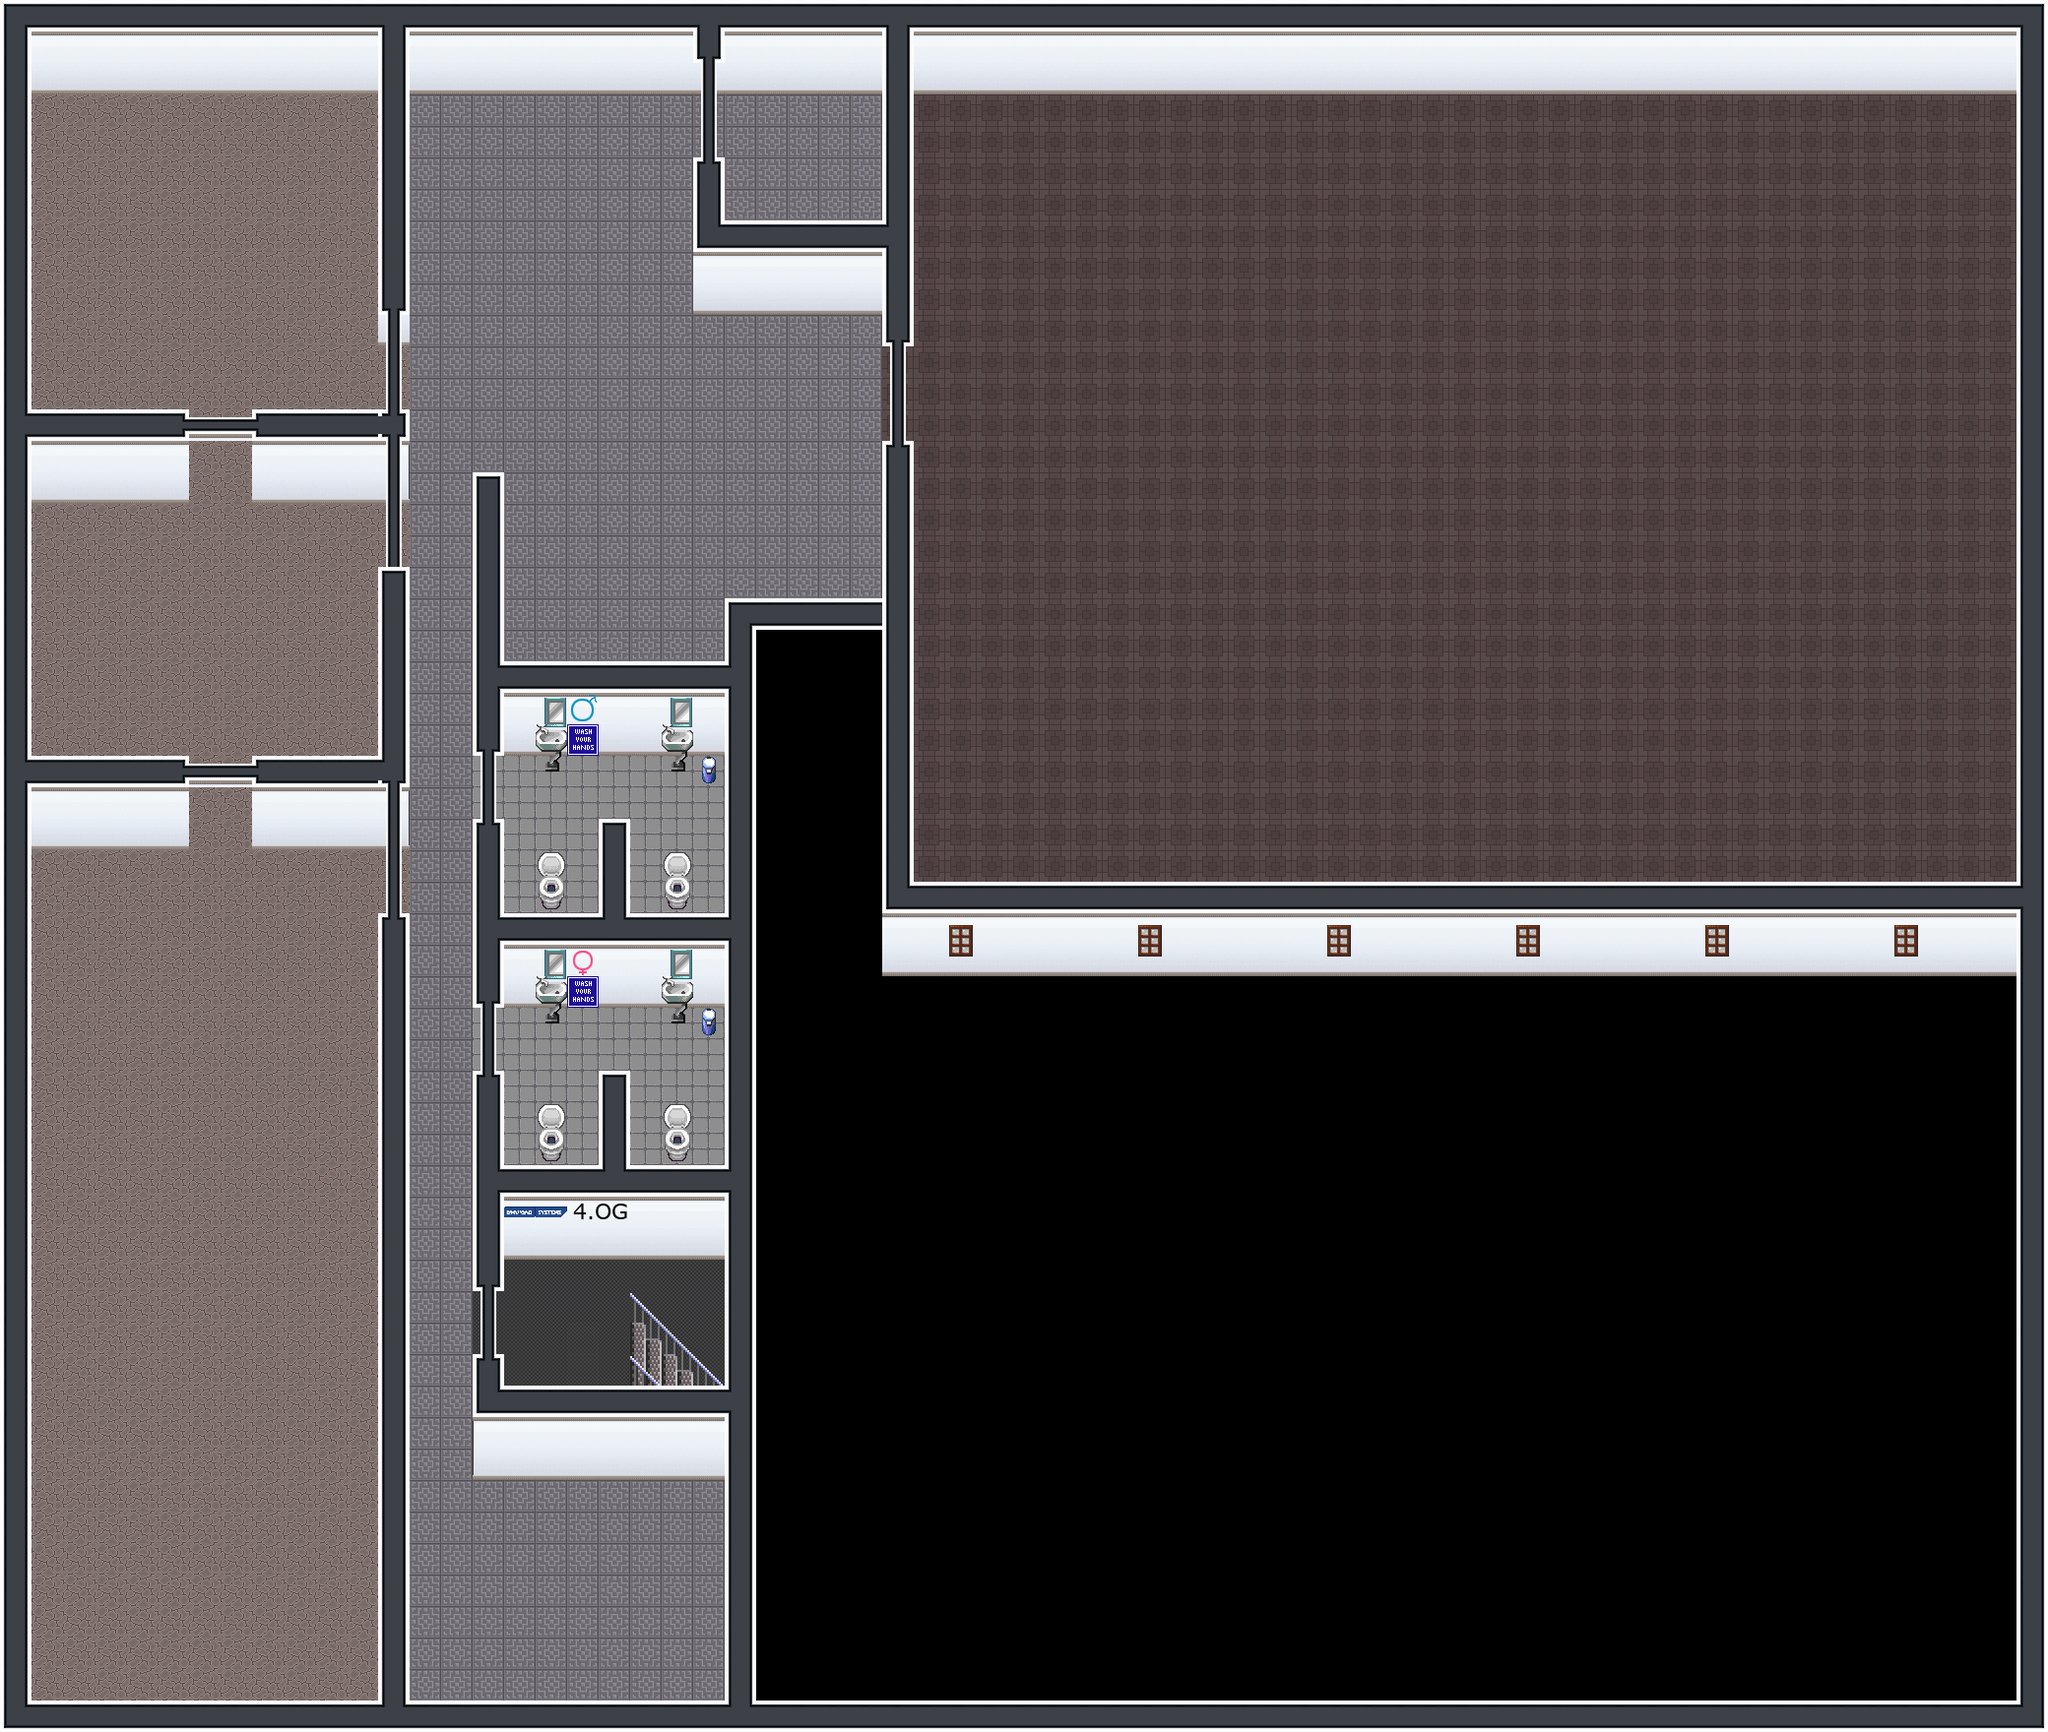

Rendered tile map (Tiled .tmx) drawn with the repository's tilesets; below, a short description and the map source with its tile grids summarised:
An orthogonal 65x55 tile map with 32x32 px tiles, 8 tile layers (Collisions, exit-etage3, start-etage3, bottom, ...), 16 tilesets.

<map version="1.5" tiledversion="1.6.0" orientation="orthogonal" renderorder="right-down" width="65" height="55" tilewidth="32" tileheight="32" infinite="0" nextlayerid="24" nextobjectid="1">
 <properties>
  <property name="script" value="https://jonnytest1.github.io/workadventuremap/scripts/index.js?url=./user-update.js" />
 </properties>
 <tileset firstgid="1" name="walls2" tilewidth="32" tileheight="32" tilecount="256" columns="16">
  <image source="../walls2.png" width="512" height="512" />
  <tile id="102">
   <properties>
    <property name="collides" type="bool" value="true" />
   </properties>
  </tile>
  <tile id="103">
   <properties>
    <property name="collides" type="bool" value="true" />
   </properties>
  </tile>
  <tile id="118">
   <properties>
    <property name="collides" type="bool" value="true" />
   </properties>
  </tile>
  <tile id="119">
   <properties>
    <property name="collides" type="bool" value="true" />
   </properties>
  </tile>
  <tile id="134">
   <properties>
    <property name="collides" type="bool" value="true" />
   </properties>
  </tile>
  <tile id="135">
   <properties>
    <property name="collides" type="bool" value="true" />
   </properties>
  </tile>
  <tile id="151">
   <properties>
    <property name="collides" type="bool" value="true" />
   </properties>
  </tile>
  <tile id="176">
   <properties>
    <property name="collides" type="bool" value="true" />
   </properties>
  </tile>
  <tile id="177">
   <properties>
    <property name="collides" type="bool" value="true" />
   </properties>
  </tile>
  <tile id="178">
   <properties>
    <property name="collides" type="bool" value="true" />
   </properties>
  </tile>
  <tile id="179">
   <properties>
    <property name="collides" type="bool" value="true" />
   </properties>
  </tile>
  <tile id="180">
   <properties>
    <property name="collides" type="bool" value="true" />
   </properties>
  </tile>
  <tile id="181">
   <properties>
    <property name="collides" type="bool" value="true" />
   </properties>
  </tile>
  <tile id="182">
   <properties>
    <property name="collides" type="bool" value="true" />
   </properties>
  </tile>
  <tile id="183">
   <properties>
    <property name="collides" type="bool" value="true" />
   </properties>
  </tile>
  <tile id="192">
   <properties>
    <property name="collides" type="bool" value="true" />
   </properties>
  </tile>
  <tile id="193">
   <properties>
    <property name="collides" type="bool" value="true" />
   </properties>
  </tile>
  <tile id="194">
   <properties>
    <property name="collides" type="bool" value="true" />
   </properties>
  </tile>
  <tile id="195">
   <properties>
    <property name="collides" type="bool" value="true" />
   </properties>
  </tile>
  <tile id="196">
   <properties>
    <property name="collides" type="bool" value="true" />
   </properties>
  </tile>
  <tile id="197">
   <properties>
    <property name="collides" type="bool" value="true" />
   </properties>
  </tile>
  <tile id="198">
   <properties>
    <property name="collides" type="bool" value="true" />
   </properties>
  </tile>
  <tile id="199">
   <properties>
    <property name="collides" type="bool" value="true" />
   </properties>
  </tile>
  <tile id="200">
   <properties>
    <property name="collides" type="bool" value="true" />
   </properties>
  </tile>
  <tile id="201">
   <properties>
    <property name="collides" type="bool" value="true" />
   </properties>
  </tile>
  <tile id="208">
   <properties>
    <property name="collides" type="bool" value="true" />
   </properties>
  </tile>
  <tile id="209">
   <properties>
    <property name="collides" type="bool" value="true" />
   </properties>
  </tile>
  <tile id="210">
   <properties>
    <property name="collides" type="bool" value="true" />
   </properties>
  </tile>
  <tile id="211">
   <properties>
    <property name="collides" type="bool" value="true" />
   </properties>
  </tile>
  <tile id="212">
   <properties>
    <property name="collides" type="bool" value="true" />
   </properties>
  </tile>
  <tile id="213">
   <properties>
    <property name="collides" type="bool" value="true" />
   </properties>
  </tile>
  <tile id="214">
   <properties>
    <property name="collides" type="bool" value="true" />
   </properties>
  </tile>
  <tile id="215">
   <properties>
    <property name="collides" type="bool" value="true" />
   </properties>
  </tile>
  <tile id="216">
   <properties>
    <property name="collides" type="bool" value="true" />
   </properties>
  </tile>
  <tile id="217">
   <properties>
    <property name="collides" type="bool" value="true" />
   </properties>
  </tile>
  <tile id="224">
   <properties>
    <property name="collides" type="bool" value="true" />
   </properties>
  </tile>
  <tile id="225">
   <properties>
    <property name="collides" type="bool" value="true" />
   </properties>
  </tile>
  <tile id="226">
   <properties>
    <property name="collides" type="bool" value="true" />
   </properties>
  </tile>
  <tile id="227">
   <properties>
    <property name="collides" type="bool" value="true" />
   </properties>
  </tile>
  <tile id="228">
   <properties>
    <property name="collides" type="bool" value="true" />
   </properties>
  </tile>
  <tile id="229">
   <properties>
    <property name="collides" type="bool" value="true" />
   </properties>
  </tile>
  <tile id="230">
   <properties>
    <property name="collides" type="bool" value="true" />
   </properties>
  </tile>
  <tile id="231">
   <properties>
    <property name="collides" type="bool" value="true" />
   </properties>
  </tile>
  <tile id="232">
   <properties>
    <property name="collides" type="bool" value="true" />
   </properties>
  </tile>
  <tile id="233">
   <properties>
    <property name="collides" type="bool" value="true" />
   </properties>
  </tile>
  <tile id="240">
   <properties>
    <property name="collides" type="bool" value="true" />
   </properties>
  </tile>
  <tile id="241">
   <properties>
    <property name="collides" type="bool" value="true" />
   </properties>
  </tile>
  <tile id="242">
   <properties>
    <property name="collides" type="bool" value="true" />
   </properties>
  </tile>
  <tile id="243">
   <properties>
    <property name="collides" type="bool" value="true" />
   </properties>
  </tile>
  <tile id="244">
   <properties>
    <property name="collides" type="bool" value="true" />
   </properties>
  </tile>
  <tile id="245">
   <properties>
    <property name="collides" type="bool" value="true" />
   </properties>
  </tile>
  <tile id="246">
   <properties>
    <property name="collides" type="bool" value="true" />
   </properties>
  </tile>
  <tile id="247">
   <properties>
    <property name="collides" type="bool" value="true" />
   </properties>
  </tile>
  <tile id="248">
   <properties>
    <property name="collides" type="bool" value="true" />
   </properties>
  </tile>
  <tile id="249">
   <properties>
    <property name="collides" type="bool" value="true" />
   </properties>
  </tile>
 </tileset>
 <tileset firstgid="257" name="collision" tilewidth="32" tileheight="32" tilecount="1" columns="1">
  <image source="../collision.png" width="32" height="32" />
  <tile id="0">
   <properties>
    <property name="collides" type="bool" value="true" />
   </properties>
  </tile>
 </tileset>
 <tileset firstgid="258" name="mapUtilities" tilewidth="32" tileheight="32" tilecount="9" columns="9">
  <image source="../tiles_png/community/cert/imgs/tilesheets/mapUtilities.png" width="288" height="32" />
 </tileset>
 <tileset firstgid="267" name="collison3" tilewidth="32" tileheight="32" tilecount="1" columns="1">
  <image source="../collison3.png" width="32" height="32" />
  <tile id="0">
   <properties>
    <property name="collides" type="bool" value="true" />
   </properties>
  </tile>
 </tileset>
 <tileset firstgid="268" name="collison5" tilewidth="32" tileheight="32" tilecount="1" columns="1">
  <image source="../collison5.png" width="32" height="32" />
  <tile id="0">
   <properties>
    <property name="collides" type="bool" value="true" />
   </properties>
  </tile>
 </tileset>
 <tileset firstgid="269" name="collison6" tilewidth="32" tileheight="32" tilecount="1" columns="1">
  <image source="../collison6.png" width="32" height="32" />
  <tile id="0">
   <properties>
    <property name="collides" type="bool" value="true" />
   </properties>
  </tile>
 </tileset>
 <tileset firstgid="270" name="collison7" tilewidth="32" tileheight="32" tilecount="1" columns="1">
  <image source="../collison7.png" width="32" height="32" />
  <tile id="0">
   <properties>
    <property name="collides" type="bool" value="true" />
   </properties>
  </tile>
 </tileset>
 <tileset firstgid="271" name="floortileset" tilewidth="32" tileheight="32" tilecount="64" columns="8">
  <image source="../tiles_png/community/cert/imgs/tilesheets/floortileset.png" width="256" height="256" />
 </tileset>
 <tileset firstgid="335" name="cija_32x32_expansion for Pipoya_CC0" tilewidth="32" tileheight="32" tilecount="1995" columns="15">
  <image source="../tiles_png/community/bytewerk/cija_32x32_expansion for Pipoya_CC0.png" width="480" height="4256" />
 </tileset>
 <tileset firstgid="2330" name="furniture" tilewidth="32" tileheight="32" tilecount="1024" columns="16">
  <image source="../tiles_png/community/cert/imgs/tilesheets/furniture.png" width="512" height="2048" />
 </tileset>
 <tileset firstgid="3354" name="06_wash_your_hands_32x32" tilewidth="32" tileheight="32" tilecount="1" columns="1">
  <image source="../tiles_png/community/cert/imgs/c3gelb/06_wash_your_hands_32x32.png" width="32" height="32" />
 </tileset>
 <tileset firstgid="3355" name="female" tilewidth="32" tileheight="32" tilecount="1" columns="1">
  <image source="../female.png" width="32" height="32" />
 </tileset>
 <tileset firstgid="3356" name="male" tilewidth="32" tileheight="32" tilecount="1" columns="1">
  <image source="../male.png" width="32" height="32" />
 </tileset>
 <tileset firstgid="3357" name="tilesets_deviant_milkian_1" tilewidth="32" tileheight="32" tilecount="256" columns="16">
  <image source="../tilesets_deviant_milkian_1.png" width="512" height="512" />
  <tile id="48">
   <properties>
    <property name="collides" type="bool" value="true" />
   </properties>
  </tile>
  <tile id="49">
   <properties>
    <property name="collides" type="bool" value="true" />
   </properties>
  </tile>
  <tile id="50">
   <properties>
    <property name="collides" type="bool" value="true" />
   </properties>
  </tile>
  <tile id="51">
   <properties>
    <property name="collides" type="bool" value="true" />
   </properties>
  </tile>
  <tile id="52">
   <properties>
    <property name="collides" type="bool" value="true" />
   </properties>
  </tile>
  <tile id="64">
   <properties>
    <property name="collides" type="bool" value="true" />
   </properties>
  </tile>
  <tile id="65">
   <properties>
    <property name="collides" type="bool" value="true" />
   </properties>
  </tile>
  <tile id="66">
   <properties>
    <property name="collides" type="bool" value="true" />
   </properties>
  </tile>
  <tile id="67">
   <properties>
    <property name="collides" type="bool" value="true" />
   </properties>
  </tile>
  <tile id="68">
   <properties>
    <property name="collides" type="bool" value="true" />
   </properties>
  </tile>
  <tile id="72">
   <properties>
    <property name="collides" type="bool" value="true" />
   </properties>
  </tile>
  <tile id="73">
   <properties>
    <property name="collides" type="bool" value="true" />
   </properties>
  </tile>
  <tile id="96">
   <properties>
    <property name="collides" type="bool" value="true" />
   </properties>
  </tile>
  <tile id="152">
   <properties>
    <property name="collides" type="bool" value="true" />
   </properties>
  </tile>
  <tile id="153">
   <properties>
    <property name="collides" type="bool" value="true" />
   </properties>
  </tile>
  <tile id="154">
   <properties>
    <property name="collides" type="bool" value="true" />
   </properties>
  </tile>
  <tile id="155">
   <properties>
    <property name="collides" type="bool" value="true" />
   </properties>
  </tile>
  <tile id="156">
   <properties>
    <property name="collides" type="bool" value="true" />
   </properties>
  </tile>
  <tile id="157">
   <properties>
    <property name="collides" type="bool" value="true" />
   </properties>
  </tile>
  <tile id="168">
   <properties>
    <property name="collides" type="bool" value="true" />
   </properties>
  </tile>
  <tile id="169">
   <properties>
    <property name="collides" type="bool" value="true" />
   </properties>
  </tile>
  <tile id="170">
   <properties>
    <property name="collides" type="bool" value="true" />
   </properties>
  </tile>
  <tile id="176">
   <properties>
    <property name="collides" type="bool" value="false" />
   </properties>
  </tile>
  <tile id="177">
   <properties>
    <property name="collides" type="bool" value="true" />
   </properties>
  </tile>
  <tile id="178">
   <properties>
    <property name="collides" type="bool" value="true" />
   </properties>
  </tile>
  <tile id="192">
   <properties>
    <property name="collides" type="bool" value="true" />
   </properties>
  </tile>
  <tile id="193">
   <properties>
    <property name="collides" type="bool" value="true" />
   </properties>
  </tile>
  <tile id="194">
   <properties>
    <property name="collides" type="bool" value="true" />
   </properties>
  </tile>
  <tile id="196">
   <properties>
    <property name="collides" type="bool" value="true" />
   </properties>
  </tile>
  <tile id="208">
   <properties>
    <property name="collides" type="bool" value="true" />
   </properties>
  </tile>
  <tile id="209">
   <properties>
    <property name="collides" type="bool" value="true" />
   </properties>
  </tile>
  <tile id="210">
   <properties>
    <property name="collides" type="bool" value="true" />
   </properties>
  </tile>
  <tile id="213">
   <properties>
    <property name="collides" type="bool" value="true" />
   </properties>
  </tile>
  <tile id="217">
   <properties>
    <property name="collides" type="bool" value="true" />
   </properties>
  </tile>
  <tile id="218">
   <properties>
    <property name="collides" type="bool" value="true" />
   </properties>
  </tile>
  <tile id="219">
   <properties>
    <property name="collides" type="bool" value="true" />
   </properties>
  </tile>
  <tile id="220">
   <properties>
    <property name="collides" type="bool" value="true" />
   </properties>
  </tile>
  <tile id="224">
   <properties>
    <property name="collides" type="bool" value="true" />
   </properties>
  </tile>
  <tile id="225">
   <properties>
    <property name="collides" type="bool" value="true" />
   </properties>
  </tile>
  <tile id="226">
   <properties>
    <property name="collides" type="bool" value="true" />
   </properties>
  </tile>
  <tile id="229">
   <properties>
    <property name="collides" type="bool" value="true" />
   </properties>
  </tile>
  <tile id="230">
   <properties>
    <property name="collides" type="bool" value="true" />
   </properties>
  </tile>
  <tile id="233">
   <properties>
    <property name="collides" type="bool" value="true" />
   </properties>
  </tile>
  <tile id="234">
   <properties>
    <property name="collides" type="bool" value="true" />
   </properties>
  </tile>
  <tile id="235">
   <properties>
    <property name="collides" type="bool" value="true" />
   </properties>
  </tile>
  <tile id="236">
   <properties>
    <property name="collides" type="bool" value="true" />
   </properties>
  </tile>
  <tile id="238">
   <properties>
    <property name="collides" type="bool" value="true" />
   </properties>
  </tile>
  <tile id="248">
   <properties>
    <property name="collides" type="bool" value="true" />
   </properties>
  </tile>
  <tile id="249">
   <properties>
    <property name="collides" type="bool" value="true" />
   </properties>
  </tile>
  <tile id="250">
   <properties>
    <property name="collides" type="bool" value="true" />
   </properties>
  </tile>
  <tile id="251">
   <properties>
    <property name="collides" type="bool" value="true" />
   </properties>
  </tile>
  <tile id="252">
   <properties>
    <property name="collides" type="bool" value="true" />
   </properties>
  </tile>
  <tile id="253">
   <properties>
    <property name="collides" type="bool" value="true" />
   </properties>
  </tile>
  <tile id="254">
   <properties>
    <property name="collides" type="bool" value="true" />
   </properties>
  </tile>
 </tileset>
 <tileset firstgid="3613" name="text" tilewidth="32" tileheight="32" tilecount="1089" columns="33">
  <image source="../text_neu.png" width="1056" height="1056" />
 </tileset>
 <tileset firstgid="4702" name="brandad_tileset" tilewidth="32" tileheight="32" tilecount="900" columns="30">
  <image source="../brandad_tileset.png" width="960" height="960" />
 </tileset>
 <layer id="5" name="Collisions" width="65" height="55" opacity="0">
  <data>[3575 cells, 774 non-empty, 1 distinct tile ids]</data>
 </layer>
 <layer id="22" name="exit-etage3" width="65" height="55">
  <properties>
   <property name="exitUrl" value="../etage3/etage3.json#start-etage4" />
  </properties>
  <data>[3575 cells, 2 non-empty, 1 distinct tile ids]</data>
 </layer>
 <layer id="21" name="start-etage3" width="65" height="55">
  <properties>
   <property name="startLayer" type="bool" value="true" />
  </properties>
  <data>[3575 cells, 2 non-empty, 1 distinct tile ids]</data>
 </layer>
 <layer id="1" name="bottom" width="65" height="55">
  <data>[3575 cells, 3486 non-empty, 32 distinct tile ids]</data>
 </layer>
 <layer id="3" name="top" width="65" height="55">
  <data>[3575 cells, 55 non-empty, 15 distinct tile ids]</data>
 </layer>
 <layer id="19" name="furniture" width="65" height="55">
  <data>[3575 cells, 3 non-empty, 1 distinct tile ids]</data>
 </layer>
 <layer id="23" name="textarea" width="65" height="55">
  <data>[3575 cells, 4 non-empty, 4 distinct tile ids]</data>
 </layer>
 <objectgroup id="2" name="floorLayer" />
 <layer id="10" name="overwrite" width="65" height="55">
  <properties>
   <property name="depth" type="int" value="3" />
  </properties>
  <data>[3575 cells, 49 non-empty, 5 distinct tile ids]</data>
 </layer>
</map>
